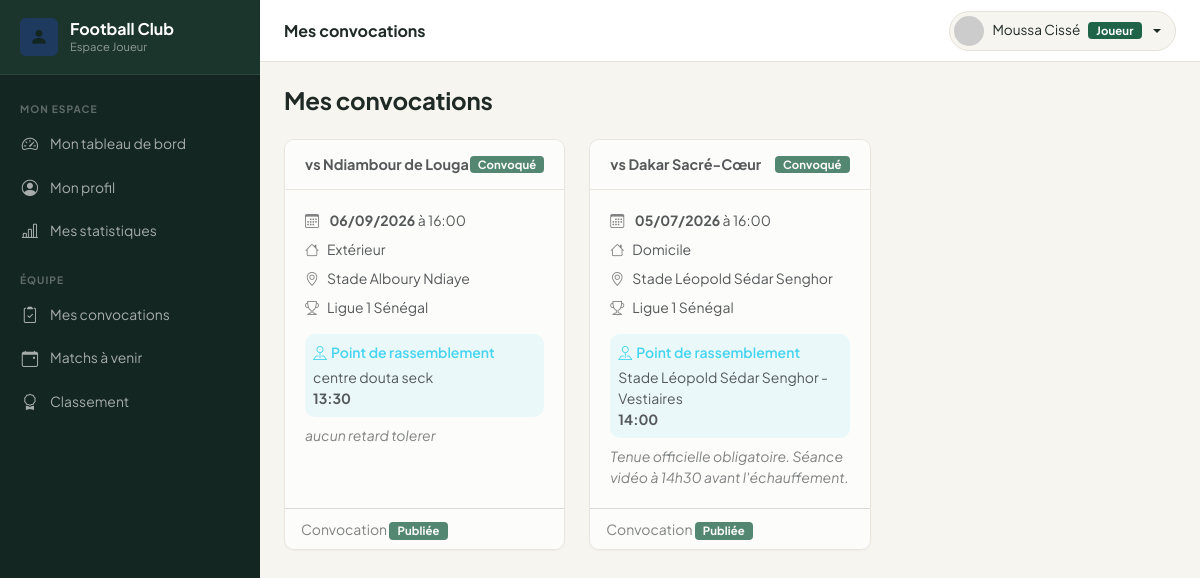
The app's page /joueur/convocations.php (signed in) with its own data.
### tables this page shows
CREATE TABLE `convocation_joueur` (
  `id` int(11) NOT NULL,
  `convocation_id` int(11) NOT NULL,
  `joueur_id` int(11) NOT NULL,
  `statut` enum('Convoqué','Absent','Blessé') DEFAULT 'Convoqué',
  `created_at` timestamp NOT NULL DEFAULT current_timestamp()
);

CREATE TABLE `matchs` (
  `id` int(11) NOT NULL,
  `competition_id` int(11) DEFAULT NULL,
  `date_match` date NOT NULL,
  `heure_match` time DEFAULT NULL,
  `stade` varchar(200) DEFAULT NULL,
  `adversaire` varchar(150) NOT NULL,
  `domicile_exterieur` enum('Domicile','Extérieur') DEFAULT 'Domicile',
  `score_equipe` tinyint(3) UNSIGNED DEFAULT 0,
  `score_adverse` tinyint(3) UNSIGNED DEFAULT 0,
  `statut` enum('Programmé','En cours','Terminé','Annulé','Reporté') DEFAULT 'Programmé',
  `notes` text DEFAULT NULL,
  `created_at` timestamp NOT NULL DEFAULT current_timestamp(),
  `updated_at` timestamp NOT NULL DEFAULT current_timestamp() ON UPDATE current_timestamp()
);

CREATE TABLE `competitions` (
  `id` int(11) NOT NULL,
  `nom` varchar(150) NOT NULL,
  `type` enum('Championnat','Coupe','Amical','Tournoi') DEFAULT 'Championnat',
  `saison` varchar(20) DEFAULT NULL,
  `created_at` timestamp NOT NULL DEFAULT current_timestamp(),
  `updated_at` timestamp NOT NULL DEFAULT current_timestamp() ON UPDATE current_timestamp()
);

CREATE TABLE `convocations` (
  `id` int(11) NOT NULL,
  `match_id` int(11) NOT NULL,
  `date_convocation` date DEFAULT NULL,
  `lieu_rdv` varchar(200) DEFAULT NULL,
  `heure_rdv` time DEFAULT NULL,
  `notes` text DEFAULT NULL,
  `statut` enum('Brouillon','Publiée','Annulée') DEFAULT 'Brouillon',
  `created_at` timestamp NOT NULL DEFAULT current_timestamp(),
  `updated_at` timestamp NOT NULL DEFAULT current_timestamp() ON UPDATE current_timestamp()
);

### joueur/convocations.php (the view, shortened to what this page needs)
<?php
require_once ROOT_PATH . '/includes/functions.php';
$pdo  = getPDO();
$user = currentUser();
$joueurStmt = $pdo->prepare("SELECT id FROM joueurs WHERE utilisateur_id=? LIMIT 1");
$joueurStmt->execute([$user['id']]);
$joueur = $joueurStmt->fetch();
$convocations = [];
if ($joueur) {
    $stmt = $pdo->prepare("
        SELECT cv.*, m.date_match, m.heure_match, m.adversaire, m.stade, m.domicile_exterieur,
               c.nom AS competition, cj.statut AS conv_statut
        FROM convocation_joueur cj
        JOIN convocations cv ON cv.id=cj.convocation_id
        JOIN matchs m ON m.id=cv.match_id
        LEFT JOIN competitions c ON c.id=m.competition_id
        WHERE cj.joueur_id=? AND cv.statut != 'Brouillon'
        ORDER BY m.date_match DESC
    ");
    $stmt->execute([$joueur['id']]);
    $convocations = $stmt->fetchAll();
}
require_once __DIR__ . '/includes/header.php';
?>
<div class="mb-4"><h4 class="fw-bold mb-0">Mes convocations</h4></div>
<?php if ($convocations): ?>
<div class="row g-4">
    <?php foreach ($convocations as $cv):
        $isPast = strtotime($cv['date_match']) < time();
    ?>
    <div class="col-md-6 col-xl-4">
        <div class="card h-100 <?= $isPast ? 'opacity-75' : '' ?>">
            <div class="card-header d-flex align-items-center justify-content-between">
                <span class="fw-bold">vs <?= e($cv['adversaire']) ?></span>
                <?= statusBadge($cv['conv_statut']) ?>
            </div>
            <div class="card-body">
                <ul class="list-unstyled small mb-0">
                    <li class="mb-2">
                        <i class="bi bi-calendar3 text-muted me-2"></i>
                        <strong><?= formatDate($cv['date_match']) ?></strong>
                        <?= $cv['heure_match'] ? ' à '.formatTime($cv['heure_match']) : '' ?>
                    </li>
                    <?php if ($cv['domicile_exterieur']): ?>
                    <li class="mb-2"><i class="bi bi-house text-muted me-2"></i><?= e($cv['domicile_exterieur']) ?></li>
                    <?php endif; ?>
                    <?php if ($cv['stade']): ?>
                    <li class="mb-2"><i class="bi bi-geo-alt text-muted me-2"></i><?= e($cv['stade']) ?></li>
                    <?php endif; ?>
                    <?php if ($cv['competition']): ?>
                    <li class="mb-2"><i class="bi bi-trophy text-muted me-2"></i><?= e($cv['competition']) ?></li>
                    <?php endif; ?>
                    <?php if ($cv['lieu_rdv'] || $cv['heure_rdv']): ?>
                    <li class="mt-3 p-2 bg-info bg-opacity-10 rounded-2">
                        <div class="fw-semibold text-info mb-1"><i class="bi bi-pin-map me-1"></i>Point de rassemblement</div>
                        <?= $cv['lieu_rdv'] ? '<div>'.e($cv['lieu_rdv']).'</div>' : '' ?>
                        <?= $cv['heure_rdv'] ? '<div><strong>'.formatTime($cv['heure_rdv']).'</strong></div>' : '' ?>
                    </li>
                    <?php endif; ?>
                    <?php if ($cv['notes']): ?>
                    <li class="mt-2 text-muted fst-italic"><?= nl2br(e($cv['notes'])) ?></li>
                    <?php endif; ?>
                </ul>
            </div>
            <div class="card-footer bg-transparent">
                <small class="text-muted">
                    Convocation <?= statusBadge($cv['statut']) ?>
                </small>
            </div>
        </div>
    </div>
    <?php endforeach; ?>
</div>
<?php endif; ?>
<?php require_once __DIR__ . '/includes/footer.php'; ?>

### includes/functions.php (shortened to what this page needs)
<?php
function e(string $str): string {
    return htmlspecialchars($str, ENT_QUOTES | ENT_SUBSTITUTE, 'UTF-8');
}
function formatDate(?string $date): string {
    return date('d/m/Y', strtotime($date));
}
function formatTime(?string $time): string {
    return substr($time, 0, 5);
}
function statusBadge(string $status): string {
    $map = [
        'actif'      => 'success',
        'inactif'    => 'secondary',
        'blessé'     => 'warning',
        'suspendu'   => 'danger',
        'Programmé'  => 'primary',
        'Terminé'    => 'success',
        'En cours'   => 'warning',
        'Annulé'     => 'danger',
        'Reporté'    => 'secondary',
        'Publiée'    => 'success',
        'Brouillon'  => 'secondary',
        'Convoqué'   => 'success',
        'Absent'     => 'danger',
        'Blessé'     => 'warning',
        'Titulaire'  => 'primary',
        'Remplaçant' => 'secondary',
    ];
    $color = $map[$status] ?? 'secondary';
    return "<span class=\"badge bg-$color\">" . e($status) . '</span>';
}
function roleBadge(string $role): string {
    $map = ['admin' => 'danger', 'coach' => 'primary', 'staff' => 'warning', 'joueur' => 'success'];
    $labels = ['admin' => 'Admin', 'coach' => 'Coach', 'staff' => 'Staff', 'joueur' => 'Joueur'];
    $color = $map[$role] ?? 'secondary';
    $label = $labels[$role] ?? $role;
    return "<span class=\"badge bg-$color\">" . e($label) . '</span>';
}

### assets/css/style.css (style rules this page uses)
:root { --ink: #142621; --ink-2: #1c352c; --canvas: #f6f5f0; --paper: #ffffff; --pitch: #1f6349; --pitch-strong: #164a37; --pitch-rgb: 31,99,73; --gold: #b6822f; --gold-rgb: 182,130,47; --gold-soft: #ecdfc2; --text: #1f2a26; --text-muted: #6b7570; --line: #e6e2d8; --r-sm: 6px; --r-md: 10px; --r-lg: 14px; --shadow-sm: 0 1px 2px rgba(20,38,33,.06); --shadow-md: 0 6px 20px rgba(20,38,33,.08); --sidebar-bg: var(--ink); --sidebar-width: 260px; --topbar-h: 62px; --bs-success: var(--pitch); --bs-success-rgb: var(--pitch-rgb); --bs-success-bg-subtle: #e2ede7; --bs-success-border-subtle: #bcd8ca; --bs-success-text-emphasis: var(--pitch-strong); --bs-warning: var(--gold); --bs-warning-rgb: var(--gold-rgb); --bs-warning-bg-subtle: var(--gold-soft); --bs-warning-border-subtle: #d9c496; --bs-warning-text-emphasis: #7a5a1f; --bs-body-font-family: 'Plus Jakarta Sans', system-ui, -apple-system, sans-serif; --bs-border-radius: var(--r-md); --bs-border-radius-sm: var(--r-sm); --bs-border-radius-lg: var(--r-lg); }
:root { --fc-green: var(--pitch); --fc-green-dark: var(--ink); --fc-green-light: #4f9376; --fc-gold: var(--gold); }
* { -webkit-font-smoothing: antialiased; }
body { font-family: var(--bs-body-font-family); background: var(--canvas); color: var(--text); }
h1, h2, h3, h4, h5, h6 { letter-spacing: -.01em; }
.card { border: 1px solid var(--line); border-radius: var(--r-md); box-shadow: var(--shadow-sm); }
.card-header { background: var(--paper); border-bottom: 1px solid var(--line); padding: 14px 20px; border-radius: var(--r-md) var(--r-md) 0 0 !important; font-weight: 700; font-size: .9rem; }
.card-body { padding: 20px; }
.badge { font-size: .71rem; font-weight: 700; padding: 3px 8px; border-radius: 4px; letter-spacing: .01em; }

### records on screen
convocation_joueur: matchs.adversaire "Ndiambour de Louga", statut "Convoqué Publiée", matchs.date_match "06/09/2026", matchs.heure_match "16:00", matchs.domicile_exterieur "Extérieur", matchs.stade "Stade Alboury Ndiaye", competitions.nom "Ligue 1 Sénégal", convocation.lieu_rdv "centre douta seck", convocation.heure_rdv "13:30", convocation.notes "aucun retard tolerer"
convocation_joueur: matchs.adversaire "Dakar Sacré-Cœur", statut "Convoqué Publiée", matchs.date_match "05/07/2026", matchs.heure_match "16:00", matchs.domicile_exterieur "Domicile", matchs.stade "Stade Léopold Sédar Senghor", competitions.nom "Ligue 1 Sénégal", convocation.lieu_rdv "Stade Léopold Sédar Senghor - Vestiaires", convocation.heure_rdv "14:00", convocation.notes "Tenue officielle obligatoire. Séance vidéo à 14h30 avant l'échauffement."

### other values on screen
$pageTitle "Mes convocations"
$label "Joueur"
